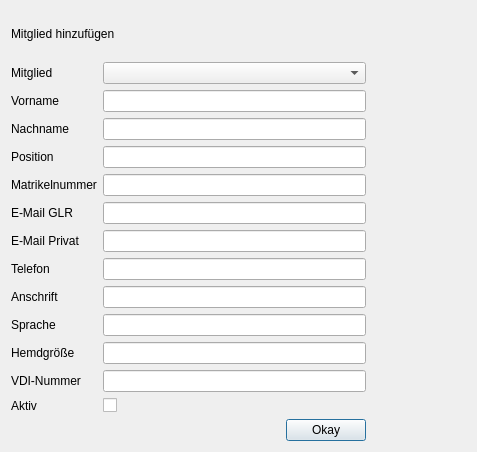
<?xml version="1.0" encoding="UTF-8"?>
<ui version="4.0">
 <class>createMember</class>
 <widget class="QDialog" name="createMember">
  <property name="geometry">
   <rect>
    <x>0</x>
    <y>0</y>
    <width>477</width>
    <height>452</height>
   </rect>
  </property>
  <property name="windowTitle">
   <string>Dialog</string>
  </property>
  <layout class="QVBoxLayout" name="verticalLayout_2">
   <item>
    <layout class="QVBoxLayout" name="verticalLayout">
     <property name="topMargin">
      <number>0</number>
     </property>
     <property name="rightMargin">
      <number>0</number>
     </property>
     <item>
      <widget class="QLabel" name="l_dialogTitle">
       <property name="text">
        <string>Mitglied hinzufügen</string>
       </property>
      </widget>
     </item>
     <item>
      <layout class="QFormLayout" name="formLayout">
       <property name="rightMargin">
        <number>100</number>
       </property>
       <item row="1" column="0">
        <widget class="QLabel" name="label_8">
         <property name="text">
          <string>Vorname</string>
         </property>
        </widget>
       </item>
       <item row="1" column="1">
        <widget class="QLineEdit" name="le_first_name"/>
       </item>
       <item row="2" column="0">
        <widget class="QLabel" name="label_2">
         <property name="text">
          <string>Nachname</string>
         </property>
        </widget>
       </item>
       <item row="2" column="1">
        <widget class="QLineEdit" name="le_surname"/>
       </item>
       <item row="3" column="0">
        <widget class="QLabel" name="label_3">
         <property name="text">
          <string>Position</string>
         </property>
        </widget>
       </item>
       <item row="3" column="1">
        <widget class="QLineEdit" name="le_position"/>
       </item>
       <item row="4" column="0">
        <widget class="QLabel" name="label_4">
         <property name="text">
          <string>Matrikelnummer</string>
         </property>
        </widget>
       </item>
       <item row="4" column="1">
        <widget class="QLineEdit" name="le_student_number"/>
       </item>
       <item row="5" column="0">
        <widget class="QLabel" name="label_5">
         <property name="text">
          <string>E-Mail GLR</string>
         </property>
        </widget>
       </item>
       <item row="5" column="1">
        <widget class="QLineEdit" name="le_email_glr"/>
       </item>
       <item row="6" column="0">
        <widget class="QLabel" name="label_6">
         <property name="text">
          <string>E-Mail Privat</string>
         </property>
        </widget>
       </item>
       <item row="6" column="1">
        <widget class="QLineEdit" name="le_email_private"/>
       </item>
       <item row="7" column="0">
        <widget class="QLabel" name="label_10">
         <property name="text">
          <string>Telefon</string>
         </property>
        </widget>
       </item>
       <item row="7" column="1">
        <widget class="QLineEdit" name="le_phone"/>
       </item>
       <item row="8" column="0">
        <widget class="QLabel" name="label_7">
         <property name="text">
          <string>Anschrift</string>
         </property>
        </widget>
       </item>
       <item row="8" column="1">
        <widget class="QLineEdit" name="le_address"/>
       </item>
       <item row="9" column="0">
        <widget class="QLabel" name="label_9">
         <property name="text">
          <string>Sprache</string>
         </property>
        </widget>
       </item>
       <item row="9" column="1">
        <widget class="QLineEdit" name="le_language"/>
       </item>
       <item row="10" column="0">
        <widget class="QLabel" name="label_11">
         <property name="text">
          <string>Hemdgröße</string>
         </property>
        </widget>
       </item>
       <item row="11" column="0">
        <widget class="QLabel" name="label_12">
         <property name="text">
          <string>VDI-Nummer</string>
         </property>
        </widget>
       </item>
       <item row="13" column="1">
        <layout class="QHBoxLayout" name="horizontalLayout">
         <item>
          <spacer name="horizontalSpacer">
           <property name="orientation">
            <enum>Qt::Horizontal</enum>
           </property>
           <property name="sizeHint" stdset="0">
            <size>
             <width>40</width>
             <height>20</height>
            </size>
           </property>
          </spacer>
         </item>
         <item>
          <widget class="QPushButton" name="pb_okay">
           <property name="layoutDirection">
            <enum>Qt::LeftToRight</enum>
           </property>
           <property name="text">
            <string>Okay</string>
           </property>
          </widget>
         </item>
        </layout>
       </item>
       <item row="10" column="1">
        <widget class="QLineEdit" name="le_shirt_size"/>
       </item>
       <item row="11" column="1">
        <widget class="QLineEdit" name="le_vdi_number"/>
       </item>
       <item row="0" column="1">
        <widget class="QComboBox" name="cb_member">
         <property name="placeholderText">
          <string>Mitglied...</string>
         </property>
        </widget>
       </item>
       <item row="0" column="0">
        <widget class="QLabel" name="label_13">
         <property name="text">
          <string>Mitglied</string>
         </property>
        </widget>
       </item>
       <item row="12" column="1">
        <widget class="QCheckBox" name="cb_active">
         <property name="text">
          <string/>
         </property>
        </widget>
       </item>
       <item row="12" column="0">
        <widget class="QLabel" name="label_14">
         <property name="text">
          <string>Aktiv</string>
         </property>
        </widget>
       </item>
      </layout>
     </item>
    </layout>
   </item>
  </layout>
 </widget>
 <tabstops>
  <tabstop>le_first_name</tabstop>
  <tabstop>le_surname</tabstop>
  <tabstop>le_position</tabstop>
  <tabstop>le_student_number</tabstop>
  <tabstop>le_email_glr</tabstop>
  <tabstop>le_email_private</tabstop>
  <tabstop>le_phone</tabstop>
  <tabstop>le_address</tabstop>
  <tabstop>le_language</tabstop>
  <tabstop>le_shirt_size</tabstop>
  <tabstop>le_vdi_number</tabstop>
  <tabstop>pb_okay</tabstop>
 </tabstops>
 <resources/>
 <connections/>
</ui>
